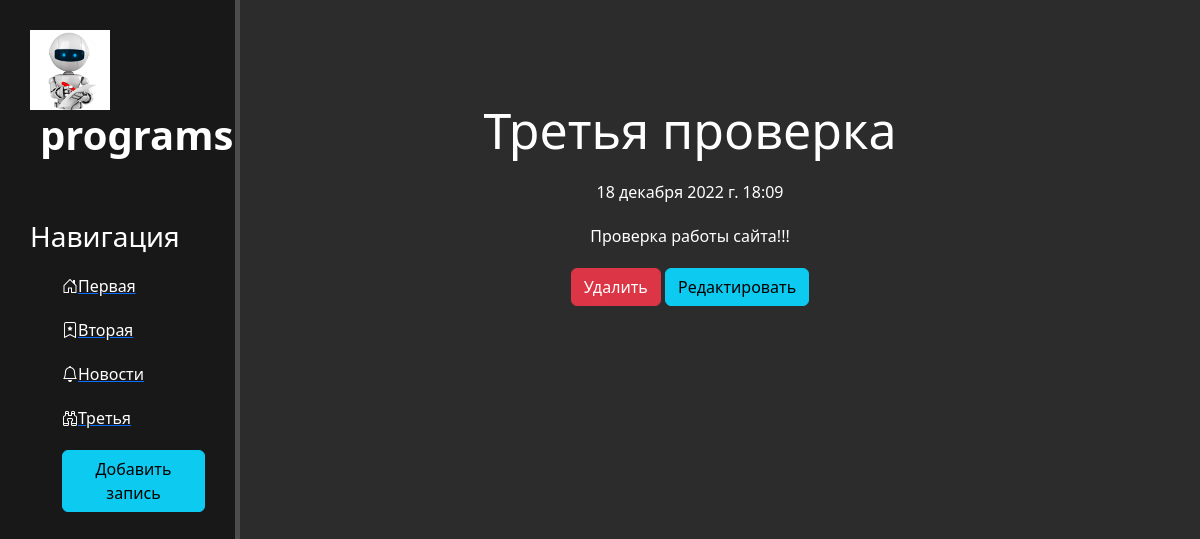
The app's page /textsuit/3, older data.
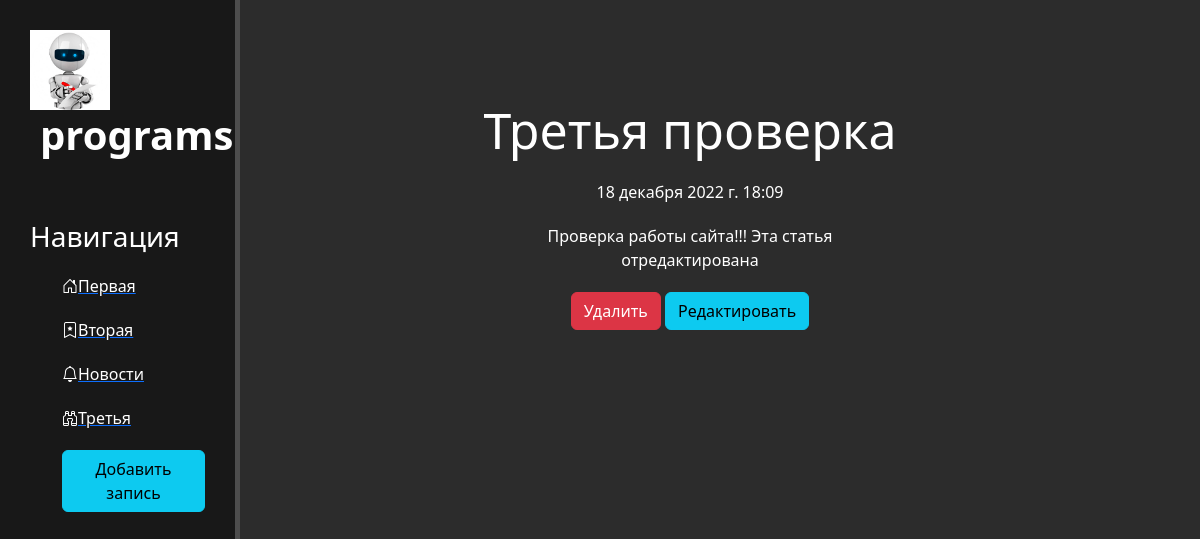
The same page, newer data.
### textsuit/models.py (models this page shows, shortened)
class Pablic(models.Model):
    title = models.CharField('Заголовок', max_length=50)
    anons = models.CharField('Подзаголовок', max_length=250)
    full_text = models.TextField('Текст')
    date = models.DateTimeField('Публикация')
    class Meta:
        verbose_name = 'Новость'
        verbose_name_plural = 'Новости'

### textsuit/views.py (the view)
# urls.py: path('<int:pk>', views.NewsDetailView.as_view(), name='detail'),
class NewsDetailView(DetailView):
    model = Pablic
    template_name = 'textsuit/details_view.html'
    context_object_name = 'pablic'

### textsuit/templates/textsuit/details_view.html (shortened to what this page needs)
{% extends 'main/layout.html' %}
{% block content %}
    <div class="features">
        <h1>{{ pablic.title }}</h1>
        <p>{{ pablic.date }}</p>
        <p>{{ pablic.full_text }}</p>
        <a href="{% url 'delete' pablic.id %}" class="btn btn-danger">Удалить</a>
        <a href="{% url 'update' pablic.id %}" class="btn btn-info">Редактировать</a>
    </div>
{% endblock %}

Row changes from the older to the newer data that the page shows:
changed Pablic "Третья проверка": full_text "Проверка работы сайта!!!" → "Проверка работы сайта!!! Эта статья отредактирована"
